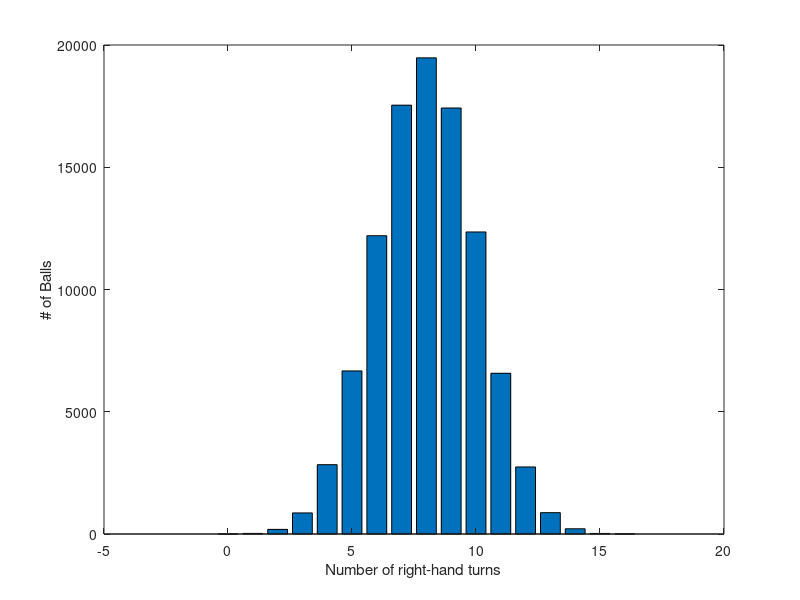

Here is the MATLAB script that generated this plot: (Note: this script raises an error after producing the figure.)
% GaltonBoard.m
% Francis Galton (1822-1911) developed a mechanical device that would
% generate a binomial distribution. Watch this short video to see how it
% works: https://www.youtube.com/watch?v=6YDHBFVIvIs
% 
% Use MATLAB to simulate 10,000 balls going through a Galton board with 16
% rows of pins. Post a figure showing their final distribution.
% 
% RTB wrote it, 01 August 2017, hot summer day listening to Tales from
% Topographic Oceans

% We can think of each row of pins as enforcing a binary decsision with
% equal probability of the ball turning to the right or the left. So, in
% essence, this is like flipping a fair coin 16 times and counting the
% number of heads (or tails). So getting 16 heads would be like the ball
% making 16 'rightwards' turns.

nRowsOfPins = 16;
nBalls = 100000;

% It can all be done with a single line of code. It's a good test of your
% MATLAB knowledge to try to parse such lines, but it's a terrible thing to
% do in practice. Why?
rng shuffle
numRightTurns = sum(round(rand(nRowsOfPins,nBalls)));

% Plot a histogram
xBins = 0:nRowsOfPins;       % all possible #s of right-hand turns
binCounts = hist(numRightTurns,xBins);
figure
bar(xBins,binCounts);
xlabel('Number of right-hand turns');
ylabel('# of Balls');

% Questions #2-4: You probably noticed that your histogram for question
% #1 looked pretty close to a bell-shaped curve (a.k.a. Gaussian or Normal
% distribution).
% 
% Q2: Use 'binopdf' to calculate the probability of getting a ball in the
% middle bin (i.e. it makes 8 right and 8 left turns, in any order).
x=nRowsOfPins/2; n=nRowsOfPins; p=0.5;
pBino = binopdf(x,n,p); % 0.1964
bino_err = 0;   % by definition

% Q3: Use 'normpdf' to make the same calculation
pNorm = normpdf(x,n*p,sqrt(n*p*(1-p))); % 0.1995
norm_err = (abs(pNorm - pBino) / pBino) * 100;

% Q4: Which number is more accurate?
% Ans: The binomial probability is exact; the normal is an approximation
% that gets better as n gets large. Even with an n of 16, the normal
% approximation is only off by about 1.5%.

% Q5: What is your estimate of the same probability based on your
% simulation?
pSim = sum(numRightTurns == x) / nBalls;
sim_err = (abs(pSim - pBino) / pBino) * 100;

% Show it pretty:
T = table([pBino;pNorm;pSim],[bino_err;norm_err;sim_err],...
    'VariableNames',{'Probability','% Error'},...
    'RowNames',{'Binomial','Normal','Simulation'});
display(T);